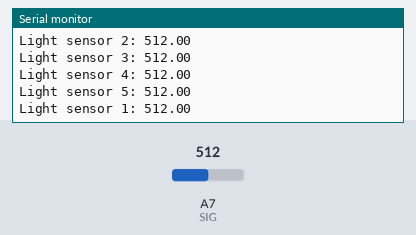
Bench run of a sketch on a simulated Arduino Nano, built with avr-gcc and run on an emulated ATmega328P. Parts: the last lines printed to the serial monitor. The inputs (shaded band) are chosen by the test bench; at power-on: A7 (SIG) = 512.

Above: at 4.2 s.
4.3 s: A7 (SIG) set to 993
At 5.2 s:
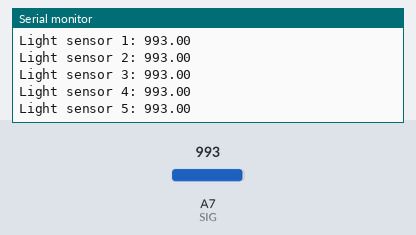
5.8 s: A7 (SIG) set to 1011
At 6.8 s:
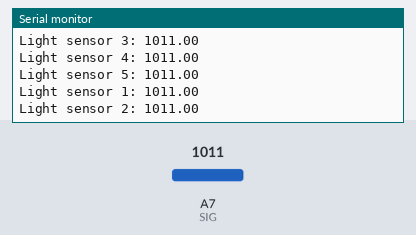
Timing chart, 0 to 8.8 s (numbered marks = the images above; inputs shaded):
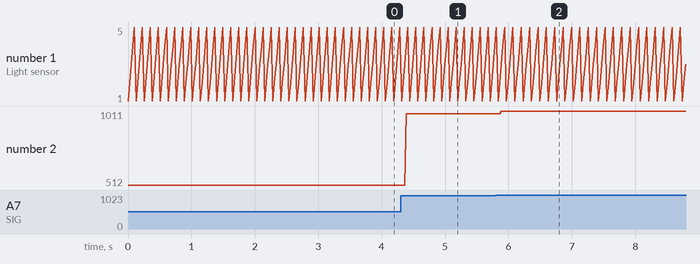

Measured:
- after the input at 4.3 s, the serial monitor: prints a new line after 0.09 s (image 1)
- after the input at 5.8 s, the serial monitor: prints a new line after 0.09 s (image 2)
- plotted number 2: 512 → 993 after the input at 4.3 s, 993 → 1011 after the input at 5.8 s

The sketch:

Analog_Multiplexer_Test.ino
```cpp
/*
    Christopher Hernandez
    Development of a Solar Array Deployment Mechanism for a CubeSat
    TEMT6000 Integration Test
    April 2025
    This program tests the TEMT6000 LSA connection to the multiplexer.
*/

  const int S0 = A0;
  const int S1 = A1;
  const int S2 = A2;
  const int SIG = A7;

void setup() {
  pinMode(S0, OUTPUT);
  pinMode(S1, OUTPUT);
  pinMode(S2, OUTPUT);

  digitalWrite(S0,0);
  digitalWrite(S1,0);
  digitalWrite(S2,0);


  Serial.begin(9600);
  while(!Serial);
}

void loop() {
  // Reads the first light sensor
  digitalWrite(S0,0);
  digitalWrite(S1,0);
  digitalWrite(S2,0);
  delayMicroseconds(10);
  float lightSensor1 = analogRead(SIG);
  Serial.print("Light sensor 1: ");
  Serial.println(lightSensor1);

  // Reads the second light sensor
  digitalWrite(S0,1);
  digitalWrite(S1,0);
  digitalWrite(S2,0);
  delayMicroseconds(10);
  float lightSensor2 = analogRead(SIG);
  Serial.print("Light sensor 2: ");
  Serial.println(lightSensor2);

  // Reads the third light sensor
  digitalWrite(S0,0);
  digitalWrite(S1,1);
  digitalWrite(S2,0);
  delayMicroseconds(10);
  float lightSensor3 = analogRead(SIG);
  Serial.print("Light sensor 3: ");
  Serial.println(lightSensor3);

  // Reads the fourth light sensor
  digitalWrite(S0,1);
  digitalWrite(S1,1);
  digitalWrite(S2,0);
  delayMicroseconds(10);
  float lightSensor4 = analogRead(SIG);
  Serial.print("Light sensor 4: ");
  Serial.println(lightSensor4);

  // Reads the fifth light sensor
  digitalWrite(S0,0);
  digitalWrite(S1,0);
  digitalWrite(S2,1);
  delayMicroseconds(10);
  float lightSensor5 = analogRead(SIG);
  Serial.print("Light sensor 5: ");
  Serial.println(lightSensor5);
  Serial.println();
}
```
